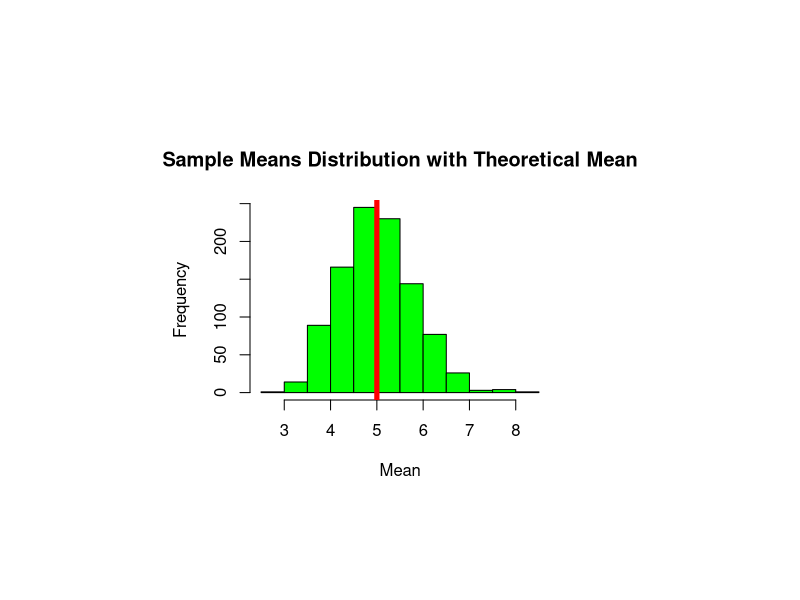
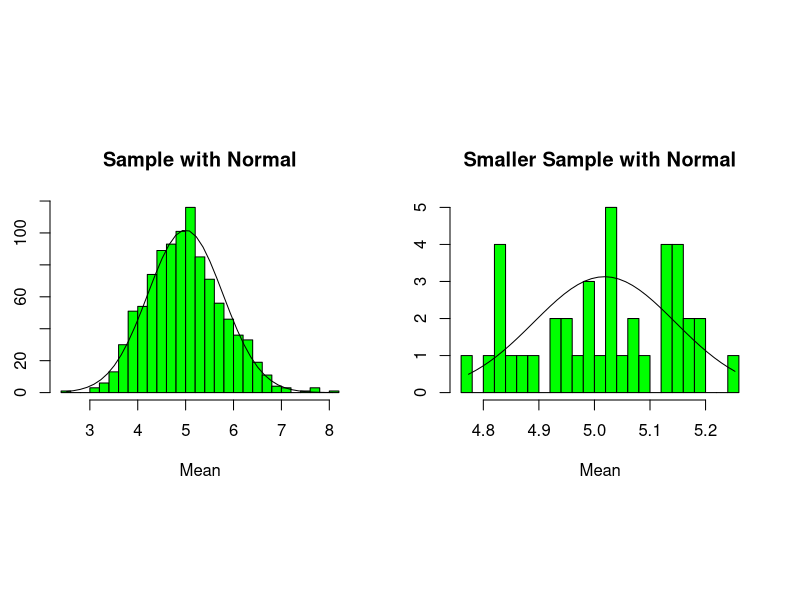

These charts were generated, in order, by the following R code:
## ---- chunk 1
knitr::opts_chunk$set(echo = TRUE)
## ---- chunk 2
lambda <- 0.2

n <- 40
## ---- chunk 3
numsims <- 1000

set.seed(331)
## ---- chunk 4
simmeans <- replicate(numsims, mean(rexp(n, lambda)))
## ---- chunk 5
head(simmeans)

summary(simmeans)

length(simmeans)
## ---- chunk 6
mean(simmeans)
## ---- chunk 7
1/lambda
## ---- chunk 8
par(pin = c(3, 2))
hist(simmeans, xlab = "Mean", main = "Sample Means Distribution with Theoretical Mean", col = "green", )

abline(v = 1/lambda, col = "red", lwd = 5)
## ---- chunk 9
var(simmeans)
## ---- chunk 10
1/lambda^2
## ---- chunk 11
1/lambda^2/n
## ---- chunk 12
par(mfrow = c(1, 2), pin = c(3, 2))

h <- hist(simmeans, xlab = "Mean", main = "Sample with Normal", col = "green", breaks = 25)
xfit <- seq(min(simmeans), max(simmeans), length = 40)
yfit <- dnorm(xfit, mean = mean(simmeans), sd = sd(simmeans))
yfit <- yfit * diff(h$mids[1:2]) * length(simmeans)
lines(xfit, yfit)

small_sample <- replicate(40, mean(rexp(1000, lambda)))
hist(small_sample, xlab = "Mean", main = "Smaller Sample with Normal", col = "green", breaks = 25)
xfit <- seq(min(small_sample), max(small_sample), length = 40)
yfit <- dnorm(xfit, mean = mean(small_sample), sd = sd(small_sample))
lines(xfit, yfit)
## ---- chunk 13
simmeans_bign <- replicate(numsims, mean(rexp(1000, lambda)))
var(simmeans_bign)
1/lambda^2/1000
